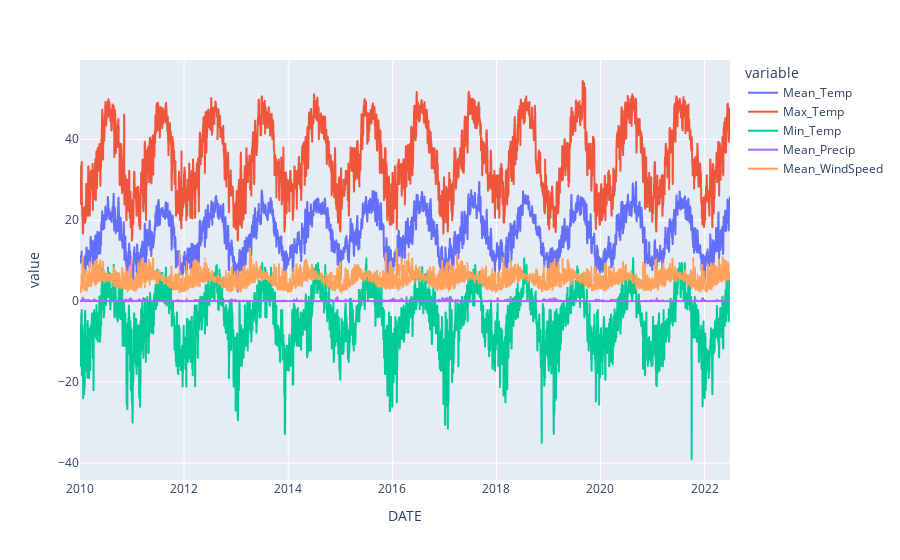

This figure's notebook cell:
### Code cell
cali_data.plot()

### Figure 1 — Plotly figure (JSON) as saved in the notebook; plotly's stock layout.template omitted (floating-point values rounded to 4 significant figures; data arrays with more than 128 entries replaced by an {"elided": "..."} marker saying what was removed)
{"data": [{"hovertemplate": "variable=Mean_Temp<br>DATE=%{x}<br>value=%{y}<extra></extra>", "legendgroup": "Mean_Temp", "line": {"color": "#636efa", "dash": "solid"}, "marker": {"symbol": "circle"}, "mode": "lines", "name": "Mean_Temp", "showlegend": true, "type": "scattergl", "x": {"elided": "4562 str values"}, "xaxis": "x", "y": {"elided": "4562 float values"}, "yaxis": "y"}, {"hovertemplate": "variable=Max_Temp<br>DATE=%{x}<br>value=%{y}<extra></extra>", "legendgroup": "Max_Temp", "line": {"color": "#EF553B", "dash": "solid"}, "marker": {"symbol": "circle"}, "mode": "lines", "name": "Max_Temp", "showlegend": true, "type": "scattergl", "x": {"elided": "4562 str values"}, "xaxis": "x", "y": {"elided": "4562 float values"}, "yaxis": "y"}, {"hovertemplate": "variable=Min_Temp<br>DATE=%{x}<br>value=%{y}<extra></extra>", "legendgroup": "Min_Temp", "line": {"color": "#00cc96", "dash": "solid"}, "marker": {"symbol": "circle"}, "mode": "lines", "name": "Min_Temp", "showlegend": true, "type": "scattergl", "x": {"elided": "4562 str values"}, "xaxis": "x", "y": {"elided": "4562 float values"}, "yaxis": "y"}, {"hovertemplate": "variable=Mean_Precip<br>DATE=%{x}<br>value=%{y}<extra></extra>", "legendgroup": "Mean_Precip", "line": {"color": "#ab63fa", "dash": "solid"}, "marker": {"symbol": "circle"}, "mode": "lines", "name": "Mean_Precip", "showlegend": true, "type": "scattergl", "x": {"elided": "4562 str values"}, "xaxis": "x", "y": {"elided": "4562 float values"}, "yaxis": "y"}, {"hovertemplate": "variable=Mean_WindSpeed<br>DATE=%{x}<br>value=%{y}<extra></extra>", "legendgroup": "Mean_WindSpeed", "line": {"color": "#FFA15A", "dash": "solid"}, "marker": {"symbol": "circle"}, "mode": "lines", "name": "Mean_WindSpeed", "showlegend": true, "type": "scattergl", "x": {"elided": "4562 str values"}, "xaxis": "x", "y": {"elided": "4562 float values"}, "yaxis": "y"}], "layout": {"legend": {"title": {"text": "variable"}, "tracegroupgap": 0}, "margin": {"t": 60}, "xaxis": {"anchor": "y", "domain": [0, 1], "title": {"text": "DATE"}}, "yaxis": {"anchor": "x", "domain": [0, 1], "title": {"text": "value"}}}}
